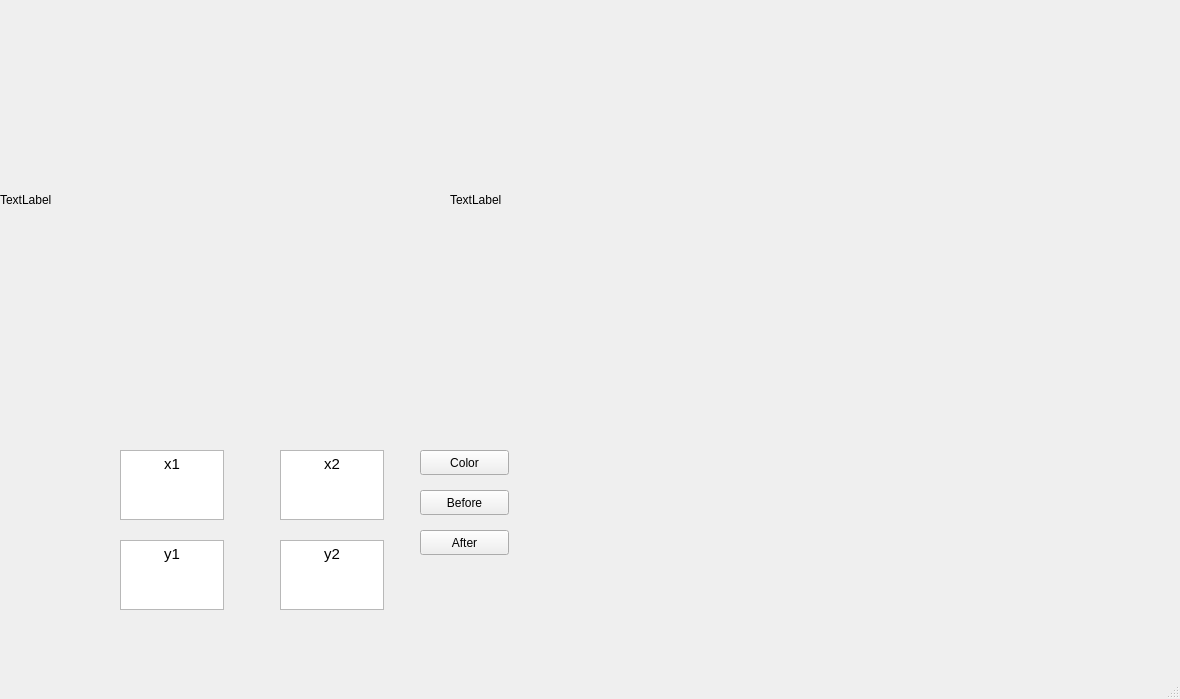
<?xml version="1.0" encoding="UTF-8"?>
<ui version="4.0">
 <class>MainWindow</class>
 <widget class="QMainWindow" name="MainWindow">
  <property name="geometry">
   <rect>
    <x>0</x>
    <y>0</y>
    <width>1180</width>
    <height>699</height>
   </rect>
  </property>
  <property name="windowTitle">
   <string>MainWindow</string>
  </property>
  <widget class="QWidget" name="centralwidget">
   <widget class="QLabel" name="label">
    <property name="geometry">
     <rect>
      <x>0</x>
      <y>0</y>
      <width>400</width>
      <height>400</height>
     </rect>
    </property>
    <property name="text">
     <string>TextLabel</string>
    </property>
   </widget>
   <widget class="QPushButton" name="pushButton">
    <property name="geometry">
     <rect>
      <x>420</x>
      <y>450</y>
      <width>89</width>
      <height>25</height>
     </rect>
    </property>
    <property name="text">
     <string>Color</string>
    </property>
   </widget>
   <widget class="QPushButton" name="pushButton_2">
    <property name="geometry">
     <rect>
      <x>420</x>
      <y>490</y>
      <width>89</width>
      <height>25</height>
     </rect>
    </property>
    <property name="text">
     <string>Before</string>
    </property>
   </widget>
   <widget class="QLabel" name="label_2">
    <property name="geometry">
     <rect>
      <x>450</x>
      <y>0</y>
      <width>400</width>
      <height>400</height>
     </rect>
    </property>
    <property name="text">
     <string>TextLabel</string>
    </property>
   </widget>
   <widget class="QPushButton" name="pushButton_3">
    <property name="geometry">
     <rect>
      <x>420</x>
      <y>530</y>
      <width>89</width>
      <height>25</height>
     </rect>
    </property>
    <property name="text">
     <string>After</string>
    </property>
   </widget>
   <widget class="QTextEdit" name="textEdit">
    <property name="geometry">
     <rect>
      <x>120</x>
      <y>450</y>
      <width>104</width>
      <height>70</height>
     </rect>
    </property>
    <property name="html">
     <string>&lt;!DOCTYPE HTML PUBLIC &quot;-//W3C//DTD HTML 4.0//EN&quot; &quot;http://www.w3.org/TR/REC-html40/strict.dtd&quot;&gt;
&lt;html&gt;&lt;head&gt;&lt;meta name=&quot;qrichtext&quot; content=&quot;1&quot; /&gt;&lt;style type=&quot;text/css&quot;&gt;
p, li { white-space: pre-wrap; }
&lt;/style&gt;&lt;/head&gt;&lt;body style=&quot; font-family:'Ubuntu'; font-size:11pt; font-weight:400; font-style:normal;&quot;&gt;
&lt;p align=&quot;center&quot; style=&quot; margin-top:0px; margin-bottom:0px; margin-left:0px; margin-right:0px; -qt-block-indent:0; text-indent:0px;&quot;&gt;x1&lt;/p&gt;&lt;/body&gt;&lt;/html&gt;</string>
    </property>
   </widget>
   <widget class="QTextEdit" name="textEdit_2">
    <property name="geometry">
     <rect>
      <x>120</x>
      <y>540</y>
      <width>104</width>
      <height>70</height>
     </rect>
    </property>
    <property name="html">
     <string>&lt;!DOCTYPE HTML PUBLIC &quot;-//W3C//DTD HTML 4.0//EN&quot; &quot;http://www.w3.org/TR/REC-html40/strict.dtd&quot;&gt;
&lt;html&gt;&lt;head&gt;&lt;meta name=&quot;qrichtext&quot; content=&quot;1&quot; /&gt;&lt;style type=&quot;text/css&quot;&gt;
p, li { white-space: pre-wrap; }
&lt;/style&gt;&lt;/head&gt;&lt;body style=&quot; font-family:'Ubuntu'; font-size:11pt; font-weight:400; font-style:normal;&quot;&gt;
&lt;p align=&quot;center&quot; style=&quot; margin-top:0px; margin-bottom:0px; margin-left:0px; margin-right:0px; -qt-block-indent:0; text-indent:0px;&quot;&gt;y1&lt;/p&gt;&lt;/body&gt;&lt;/html&gt;</string>
    </property>
   </widget>
   <widget class="QTextEdit" name="textEdit_3">
    <property name="geometry">
     <rect>
      <x>280</x>
      <y>450</y>
      <width>104</width>
      <height>70</height>
     </rect>
    </property>
    <property name="html">
     <string>&lt;!DOCTYPE HTML PUBLIC &quot;-//W3C//DTD HTML 4.0//EN&quot; &quot;http://www.w3.org/TR/REC-html40/strict.dtd&quot;&gt;
&lt;html&gt;&lt;head&gt;&lt;meta name=&quot;qrichtext&quot; content=&quot;1&quot; /&gt;&lt;style type=&quot;text/css&quot;&gt;
p, li { white-space: pre-wrap; }
&lt;/style&gt;&lt;/head&gt;&lt;body style=&quot; font-family:'Ubuntu'; font-size:11pt; font-weight:400; font-style:normal;&quot;&gt;
&lt;p align=&quot;center&quot; style=&quot; margin-top:0px; margin-bottom:0px; margin-left:0px; margin-right:0px; -qt-block-indent:0; text-indent:0px;&quot;&gt;x2&lt;/p&gt;&lt;/body&gt;&lt;/html&gt;</string>
    </property>
   </widget>
   <widget class="QTextEdit" name="textEdit_4">
    <property name="geometry">
     <rect>
      <x>280</x>
      <y>540</y>
      <width>104</width>
      <height>70</height>
     </rect>
    </property>
    <property name="html">
     <string>&lt;!DOCTYPE HTML PUBLIC &quot;-//W3C//DTD HTML 4.0//EN&quot; &quot;http://www.w3.org/TR/REC-html40/strict.dtd&quot;&gt;
&lt;html&gt;&lt;head&gt;&lt;meta name=&quot;qrichtext&quot; content=&quot;1&quot; /&gt;&lt;style type=&quot;text/css&quot;&gt;
p, li { white-space: pre-wrap; }
&lt;/style&gt;&lt;/head&gt;&lt;body style=&quot; font-family:'Ubuntu'; font-size:11pt; font-weight:400; font-style:normal;&quot;&gt;
&lt;p align=&quot;center&quot; style=&quot; margin-top:0px; margin-bottom:0px; margin-left:0px; margin-right:0px; -qt-block-indent:0; text-indent:0px;&quot;&gt;y2&lt;/p&gt;&lt;/body&gt;&lt;/html&gt;</string>
    </property>
   </widget>
  </widget>
  <widget class="QMenuBar" name="menubar">
   <property name="geometry">
    <rect>
     <x>0</x>
     <y>0</y>
     <width>1180</width>
     <height>22</height>
    </rect>
   </property>
  </widget>
  <widget class="QStatusBar" name="statusbar"/>
 </widget>
 <resources/>
 <connections/>
</ui>
